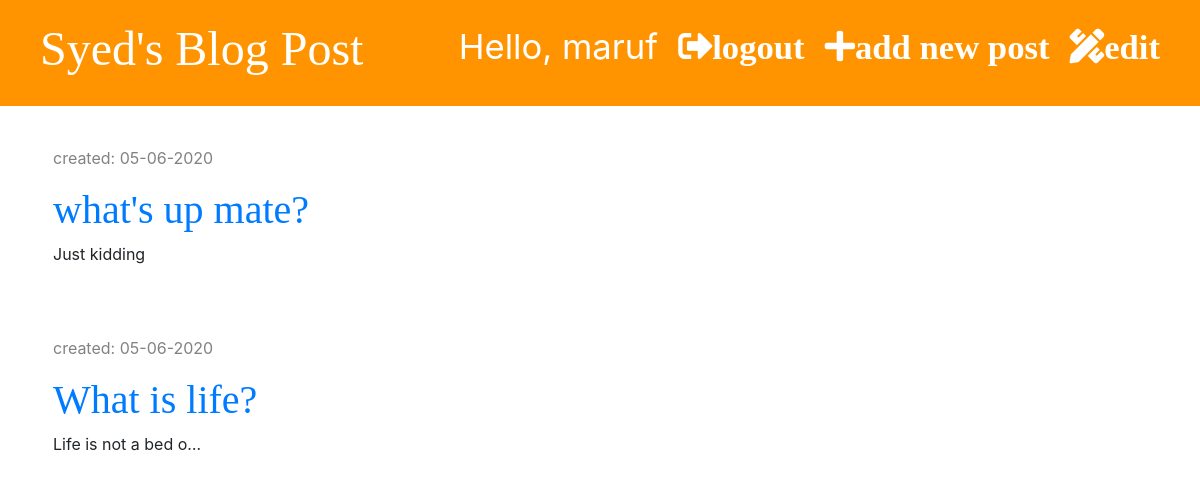
Page /drafts/ (signed in) on the committed database.
### blog/models.py (models this page shows, shortened)
class Post(models.Model):
    auther=models.ForeignKey('auth.User',on_delete=models.CASCADE)
    title=models.CharField(max_length=200)
    text=models.TextField()
    created_date=models.DateTimeField(default=timezone.now)
    published_date=models.DateTimeField( blank=True, null=True)

### blog/views.py (the view)
# urls.py: path('drafts/', views.post_draft_list, name='post_draft_list'),
@login_required
def post_draft_list(request):
    posts =Post.objects.filter(published_date__isnull=True).order_by('-created_date')
    stuff_for_frontend={'posts':posts}
    return render(request,'blog/post_draft_list.html',stuff_for_frontend)

### blog/templates/blog/post_draft_list.html (shortened to what this page needs)
{% extends 'blog/base.html'%}
{% block content %}
    {%  for post in posts %}
    <div class="post">
        <p class="date"> created: {{post.created_date|date:'d-m-Y'}} </p>
        <h1><a href="{% url 'post_detail' pk=post.pk %}">{{post.title}} </a></h1>
        <p> {{post.text | truncatechars:20 }} </p>
    </div>
    {% endfor %}
{% endblock %}

### blog/templates/blog/base.html (shortened to what this page needs)
{% load static %}
{% load markdownify %}
<!DOCTYPE html>
<html lang="en">
<head>
    <link rel="stylesheet" href="https://stackpath.bootstrapcdn.com/bootstrap/4.5.0/css/bootstrap.min.css">
    <link rel="stylesheet" href="{% static 'css/zenburn.css' %}">
    <link rel="stylesheet" href="{% static 'css/blog.css' %}">
    <link rel="stylesheet" href="https://use.fontawesome.com/releases/v5.2.0/css/all.css">
</head>
<body>
    <div class="page-header">
    {% if user.is_authenticated %}
        <a href="{% url 'post_draft_list' %}" class="top-menu"><i class="fas fa-pencil-ruler fa-1x">edit</i></a>
        <a href="{% url 'post_new' %}" class="top-menu"><i class="fas fa-plus fa-1x">add new post</i></a>
        <a href="{% url 'logout' %}" class="top-menu"><i class="fas fa-sign-out-alt fa-1x">logout</i></a>
        <p class="top-menu"> Hello, {{user.username}} </p>
    {% else %}
        <a href="{% url 'login' %}" class="top-menu"><i class="fas fa-sign-in-alt fa-1x"></i></a>
    {% endif %}
        <h1><a href="/">Syed's Blog Post </a> </h1>
    </div>
    <div class="content container">
        <div class="row">
            <div class="col-md-8">
                {% block content %}
                {%endblock%}
            </div>
        </div>
    </div>
</body>
</html>

### blog/static/css/blog.css (style rules this page uses)
.page-header { background-color: #ff9400; margin-top: 0; padding: 20px 20px 20px 40px; }
.page-header h1, .page-header h1 a { color: #ffffff; font-size: 36pt; text-decoration: none; }
.content { margin-left: 38px; }
h1,h2,h3,h4 { font-family: 'Tangerine:bold,bolditalic','Inconsolata:italic','Droid+Sans', serif; font-size: 40px; }
.date { color: #828282; }
.post { margin-top: 40px; margin-bottom: 70px; }
.post h1,h2 a { color: #000000; }
.post h1,h2 a:visited { color: purple; }
.top-menu , .top-menu:hover { color: #ffffff; float: right; font-size: 26pt; margin-right: 20px; }

### rows in the picture
Post: created_date "05-06-2020", title "what's up mate?", text "Just kidding"
Post: created_date "05-06-2020", title "What is life?", text "Life is not a bed o…"

### other values in the picture
{{ user.username }} "maruf"
